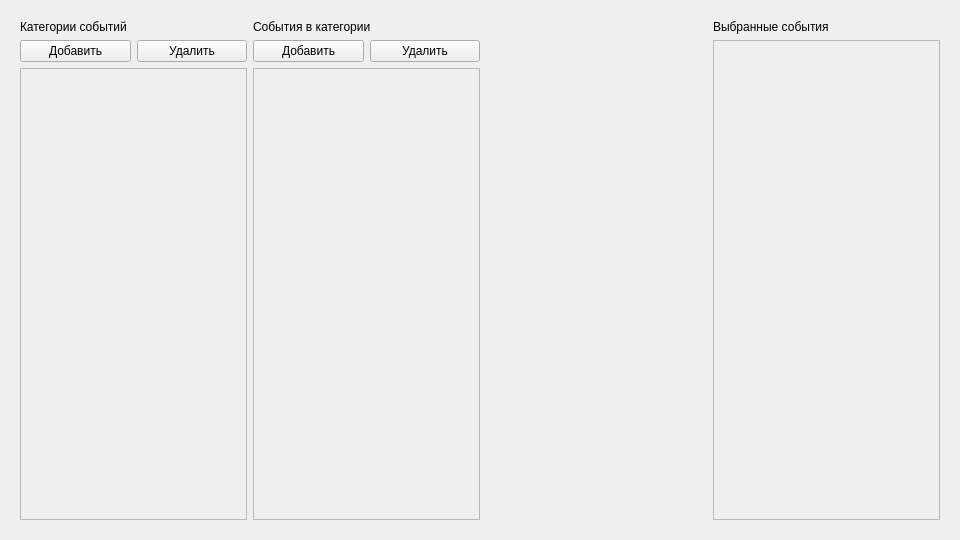
<?xml version="1.0" encoding="UTF-8"?>
<ui version="4.0">
 <class>MainMenuWidget</class>
 <widget class="QWidget" name="MainMenuWidget">
  <property name="geometry">
   <rect>
    <x>0</x>
    <y>0</y>
    <width>960</width>
    <height>540</height>
   </rect>
  </property>
  <property name="windowTitle">
   <string>Form</string>
  </property>
  <layout class="QGridLayout" name="gridLayout_2">
   <item row="0" column="1">
    <widget class="QStackedWidget" name="stackedWidget">
     <property name="currentIndex">
      <number>0</number>
     </property>
     <widget class="QWidget" name="widget_admin_main_menu">
      <layout class="QGridLayout" name="gridLayout_5">
       <item row="0" column="0">
        <layout class="QVBoxLayout" name="verticalLayout_categories_2">
         <item>
          <widget class="QLabel" name="label_categories_title_2">
           <property name="text">
            <string>Категории событий</string>
           </property>
          </widget>
         </item>
         <item>
          <layout class="QGridLayout" name="gridLayout_3">
           <item row="0" column="0">
            <widget class="QPushButton" name="pushButton_add_category">
             <property name="text">
              <string>Добавить</string>
             </property>
            </widget>
           </item>
           <item row="0" column="1">
            <widget class="QPushButton" name="pushButton_delete_categories">
             <property name="text">
              <string>Удалить</string>
             </property>
            </widget>
           </item>
          </layout>
         </item>
         <item>
          <widget class="QScrollArea" name="scrollArea_categories_2">
           <property name="layoutDirection">
            <enum>Qt::LeftToRight</enum>
           </property>
           <property name="widgetResizable">
            <bool>true</bool>
           </property>
           <widget class="QWidget" name="scrollAreaWidgetContents_categories_2">
            <property name="geometry">
             <rect>
              <x>0</x>
              <y>0</y>
              <width>223</width>
              <height>446</height>
             </rect>
            </property>
           </widget>
          </widget>
         </item>
        </layout>
       </item>
       <item row="0" column="1">
        <layout class="QVBoxLayout" name="verticalLayout_events_2">
         <item>
          <widget class="QLabel" name="label_events_title_2">
           <property name="text">
            <string>События в категории</string>
           </property>
          </widget>
         </item>
         <item>
          <layout class="QGridLayout" name="gridLayout_4">
           <item row="0" column="0">
            <widget class="QPushButton" name="pushButton_add_event">
             <property name="text">
              <string>Добавить</string>
             </property>
            </widget>
           </item>
           <item row="0" column="1">
            <widget class="QPushButton" name="pushButton_delete_events">
             <property name="text">
              <string>Удалить</string>
             </property>
            </widget>
           </item>
          </layout>
         </item>
         <item>
          <widget class="QScrollArea" name="scrollArea_events_2">
           <property name="widgetResizable">
            <bool>true</bool>
           </property>
           <widget class="QWidget" name="scrollAreaWidgetContents_events_2">
            <property name="geometry">
             <rect>
              <x>0</x>
              <y>0</y>
              <width>222</width>
              <height>446</height>
             </rect>
            </property>
           </widget>
          </widget>
         </item>
        </layout>
       </item>
       <item row="0" column="2">
        <spacer name="horizontalSpacer_2">
         <property name="orientation">
          <enum>Qt::Horizontal</enum>
         </property>
         <property name="sizeHint" stdset="0">
          <size>
           <width>224</width>
           <height>20</height>
          </size>
         </property>
        </spacer>
       </item>
       <item row="0" column="3">
        <layout class="QVBoxLayout" name="verticalLayout_selectes_eventes_2">
         <item>
          <widget class="QLabel" name="label_selectes_eventes_title_2">
           <property name="text">
            <string>Выбранные события</string>
           </property>
          </widget>
         </item>
         <item>
          <widget class="QScrollArea" name="scrollArea_selectes_eventes_2">
           <property name="widgetResizable">
            <bool>true</bool>
           </property>
           <widget class="QWidget" name="scrollAreaWidgetContents_selectes_eventes_2">
            <property name="geometry">
             <rect>
              <x>0</x>
              <y>0</y>
              <width>222</width>
              <height>478</height>
             </rect>
            </property>
           </widget>
          </widget>
         </item>
        </layout>
       </item>
      </layout>
     </widget>
     <widget class="QWidget" name="widget_user_main_menu">
      <layout class="QGridLayout" name="gridLayout">
       <item row="0" column="0">
        <layout class="QVBoxLayout" name="verticalLayout_categories">
         <item>
          <widget class="QLabel" name="label_categories_title">
           <property name="text">
            <string>Категории событий</string>
           </property>
          </widget>
         </item>
         <item>
          <widget class="QScrollArea" name="scrollArea_categories">
           <property name="layoutDirection">
            <enum>Qt::LeftToRight</enum>
           </property>
           <property name="widgetResizable">
            <bool>true</bool>
           </property>
           <widget class="QWidget" name="scrollAreaWidgetContents_categories">
            <property name="geometry">
             <rect>
              <x>0</x>
              <y>0</y>
              <width>223</width>
              <height>478</height>
             </rect>
            </property>
           </widget>
          </widget>
         </item>
        </layout>
       </item>
       <item row="0" column="1">
        <layout class="QVBoxLayout" name="verticalLayout_events">
         <item>
          <widget class="QLabel" name="label_events_title">
           <property name="text">
            <string>События в категории</string>
           </property>
          </widget>
         </item>
         <item>
          <widget class="QScrollArea" name="scrollArea_events">
           <property name="widgetResizable">
            <bool>true</bool>
           </property>
           <widget class="QWidget" name="scrollAreaWidgetContents_events">
            <property name="geometry">
             <rect>
              <x>0</x>
              <y>0</y>
              <width>222</width>
              <height>478</height>
             </rect>
            </property>
           </widget>
          </widget>
         </item>
        </layout>
       </item>
       <item row="0" column="2">
        <spacer name="horizontalSpacer">
         <property name="orientation">
          <enum>Qt::Horizontal</enum>
         </property>
         <property name="sizeHint" stdset="0">
          <size>
           <width>224</width>
           <height>20</height>
          </size>
         </property>
        </spacer>
       </item>
       <item row="0" column="3">
        <layout class="QVBoxLayout" name="verticalLayout_selectes_eventes">
         <item>
          <widget class="QLabel" name="label_selectes_eventes_title">
           <property name="text">
            <string>Выбранные события</string>
           </property>
          </widget>
         </item>
         <item>
          <widget class="QScrollArea" name="scrollArea_selectes_eventes">
           <property name="widgetResizable">
            <bool>true</bool>
           </property>
           <widget class="QWidget" name="scrollAreaWidgetContents_selectes_eventes">
            <property name="geometry">
             <rect>
              <x>0</x>
              <y>0</y>
              <width>222</width>
              <height>478</height>
             </rect>
            </property>
           </widget>
          </widget>
         </item>
        </layout>
       </item>
      </layout>
     </widget>
    </widget>
   </item>
  </layout>
 </widget>
 <resources/>
 <connections/>
</ui>
